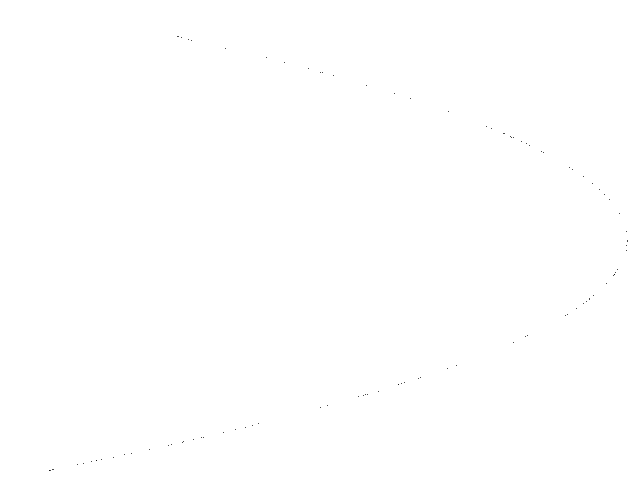
Frame 1 (no input)
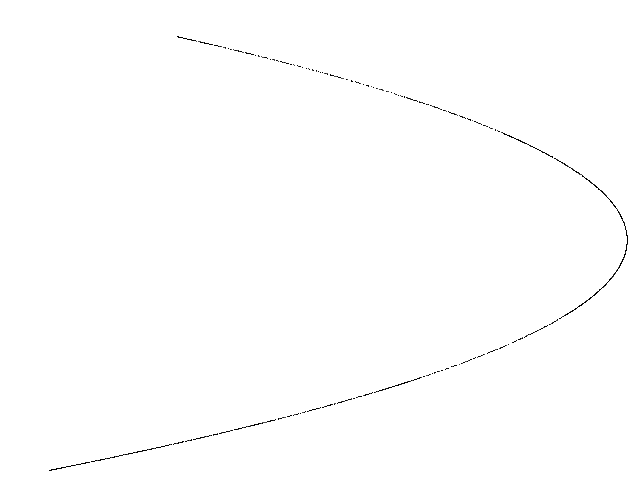
Frame 60 (the mouse pressed at the canvas centre just before this capture)
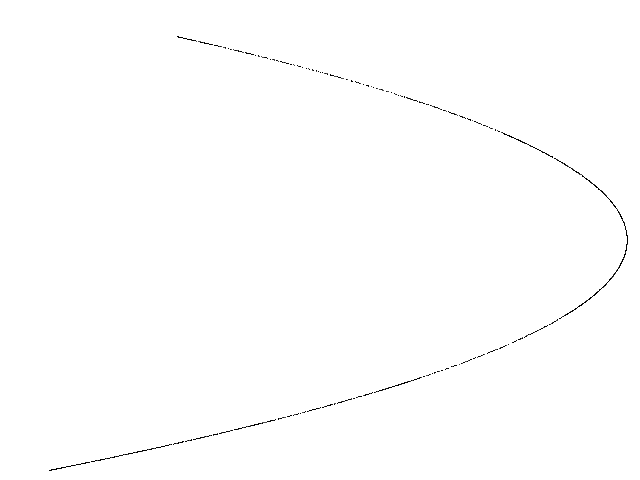
Frame 120 (the mouse held since frame 60 and released just before this capture)

The Processing sketch that drew these frames (run headless with seeded random() and noise(); from frame 60 on, the mouse is pressed at the canvas centre):

// Processing sketch: Logistic
// ── Logistic.pde
// Logistic map //

  float x = 0.1f;
  float a = 0.98f;

void setup() {
  
  size(640, 480);
  background(255);
  
}

void draw() {
  
  for (int i=0;i<100;i++) {
    
    float nx = x;
        
    x = 4.0 * a * nx * (1.0 - nx);
  
    point((640*x), (480*nx));
        
  }

}
